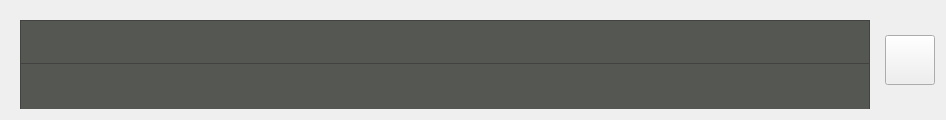
        <widget class="QWidget" name="info_bar" native="true">
         <property name="minimumSize">
          <size>
           <width>900</width>
           <height>120</height>
          </size>
         </property>
         <property name="maximumSize">
          <size>
           <width>1280</width>
           <height>120</height>
          </size>
         </property>
         <layout class="QHBoxLayout" name="horizontalLayout_3">
          <item>
           <widget class="QWidget" name="verticalWidget" native="true">
            <layout class="QVBoxLayout" name="message_layout_2">
             <item>
              <widget class="QPlainTextEdit" name="message_plainTextEdit">
               <property name="minimumSize">
                <size>
                 <width>850</width>
                 <height>50</height>
                </size>
               </property>
               <property name="maximumSize">
                <size>
                 <width>1230</width>
                 <height>50</height>
                </size>
               </property>
               <property name="styleSheet">
                <string notr="true">color: rgb(136, 138, 133);
background-color: rgb(85, 87, 83)</string>
               </property>
               <property name="readOnly">
                <bool>false</bool>
               </property>
               <property name="plainText">
                <string/>
               </property>
               <property name="overwriteMode">
                <bool>false</bool>
               </property>
               <property name="backgroundVisible">
                <bool>true</bool>
               </property>
               <property name="placeholderText">
                <string>Message</string>
               </property>
              </widget>
             </item>
             <item>
              <widget class="QPlainTextEdit" name="file_plainTextEdit">
               <property name="minimumSize">
                <size>
                 <width>850</width>
                 <height>50</height>
                </size>
               </property>
               <property name="maximumSize">
                <size>
                 <width>1230</width>
                 <height>50</height>
                </size>
               </property>
               <property name="styleSheet">
                <string notr="true">color: rgb(136, 138, 133);
background-color: rgb(85, 87, 83)</string>
               </property>
               <property name="readOnly">
                <bool>false</bool>
               </property>
               <property name="plainText">
                <string/>
               </property>
               <property name="overwriteMode">
                <bool>false</bool>
               </property>
               <property name="backgroundVisible">
                <bool>true</bool>
               </property>
               <property name="placeholderText">
                <string>File address</string>
               </property>
              </widget>
             </item>
            </layout>
           </widget>
          </item>
          <item>
           <widget class="QPushButton" name="send_button">
            <property name="sizePolicy">
             <sizepolicy hsizetype="Fixed" vsizetype="Expanding">
              <horstretch>40</horstretch>
              <verstretch>40</verstretch>
             </sizepolicy>
            </property>
            <property name="minimumSize">
             <size>
              <width>50</width>
              <height>50</height>
             </size>
            </property>
            <property name="maximumSize">
             <size>
              <width>50</width>
              <height>50</height>
             </size>
            </property>
            <property name="text">
             <string/>
            </property>
            <property name="icon">
             <iconset>
              <normaloff>images/send.png</normaloff>images/send.png</iconset>
            </property>
            <property name="iconSize">
             <size>
              <width>32</width>
              <height>32</height>
             </size>
            </property>
           </widget>
          </item>
         </layout>
        </widget>
